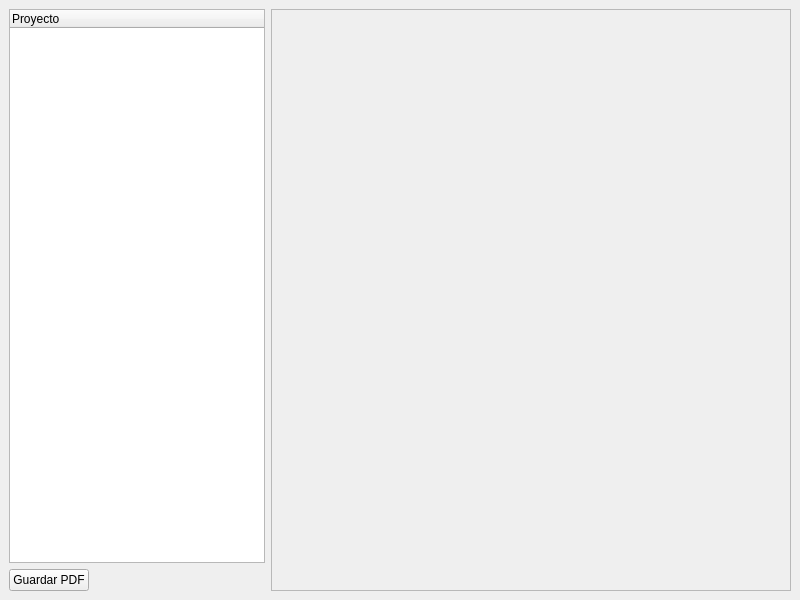
<?xml version="1.0" encoding="UTF-8"?>
<ui version="4.0">
 <class>IDS</class>
 <widget class="QMainWindow" name="IDS">
  <property name="geometry">
   <rect>
    <x>0</x>
    <y>0</y>
    <width>800</width>
    <height>600</height>
   </rect>
  </property>
  <property name="windowTitle">
   <string>IDS</string>
  </property>
  <widget class="QWidget" name="centralwidget">
   <layout class="QHBoxLayout" name="horizontalLayout">
    <item>
     <layout class="QVBoxLayout" name="verticalLayout_4">
      <item>
       <widget class="QTreeWidget" name="treeWidget">
        <property name="sizePolicy">
         <sizepolicy hsizetype="Fixed" vsizetype="Expanding">
          <horstretch>0</horstretch>
          <verstretch>0</verstretch>
         </sizepolicy>
        </property>
        <column>
         <property name="text">
          <string>Proyecto</string>
         </property>
        </column>
       </widget>
      </item>
      <item>
       <widget class="QPushButton" name="pushButton">
        <property name="sizePolicy">
         <sizepolicy hsizetype="Maximum" vsizetype="Maximum">
          <horstretch>0</horstretch>
          <verstretch>0</verstretch>
         </sizepolicy>
        </property>
        <property name="text">
         <string>Guardar PDF</string>
        </property>
       </widget>
      </item>
     </layout>
    </item>
    <item>
     <widget class="QScrollArea" name="scrollArea">
      <property name="widgetResizable">
       <bool>true</bool>
      </property>
      <widget class="QWidget" name="layoutnodo">
       <property name="geometry">
        <rect>
         <x>0</x>
         <y>0</y>
         <width>516</width>
         <height>580</height>
        </rect>
       </property>
       <layout class="QVBoxLayout" name="verticalLayout">
        <item>
         <layout class="QVBoxLayout" name="verticalLayout_3"/>
        </item>
       </layout>
      </widget>
     </widget>
    </item>
   </layout>
  </widget>
 </widget>
 <resources/>
 <connections/>
</ui>
